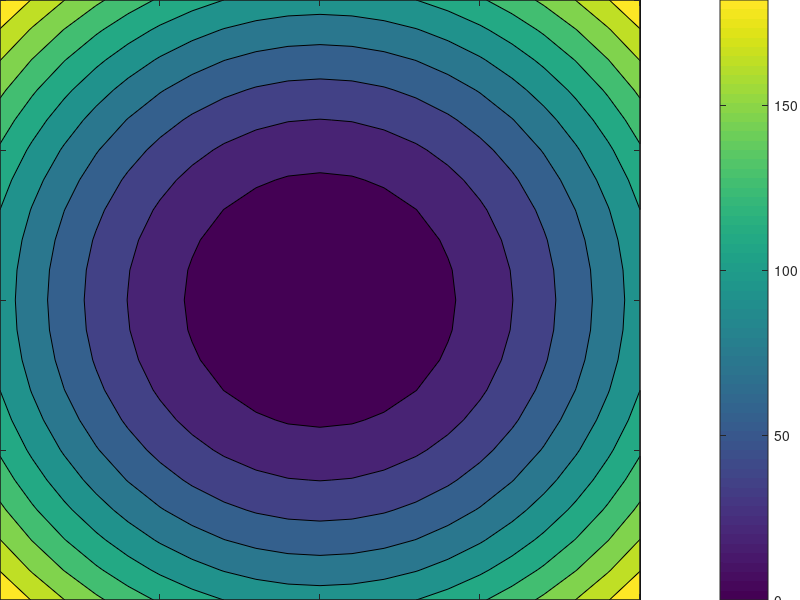

Source code (MATLAB): (Note: this script raises an error after producing the figure.)
%% Save plot with minimal white space without removing part of the figure
% https://www.mathworks.com/matlabcentral/answers/466557-save-plot-with-minimal-white-space-without-removing-part-of-the-figure


% Set up figure size before moving forward.
% Figure units must be pixels (default).
fh = figure('Units','Pixels'); 
% Set axes is fill figure
ax = axes('position',[0 0 1 1]);
% create sample data 
x = -10:10; 
y = -10:10; 
[X,Y] = meshgrid(x,y); 
Z = X.^2 + Y.^2; 
% plot 
contourf(ax,X,Y,Z); % Use axis handle!
cbh = colorbar(ax); % Use axis handle!
cbh.Position([2,4]) = [.015,.97];  % decrease vertical size of colorbar
set(ax,'xtick',[])
set(ax,'ytick',[])
axis(ax,'equal')
% Set colorbar units and axis units to match figure units
cbh.Units = fh.Units; 
ax.Units = fh.Units; 
% Move axis all the way to the left
ax.Position(1) = -(ax.Position(3)-ax.Position(4))/2 + 1;
% Move colorbar to the left (the +5 at the end is pixel space between plot and colorbar)
cbh.Position(1) = sum(ax.Position([1,3])) + ax.Position(1) + 5;
% Now shrink the width of the figure; the *1.5 at the end is to factor in the y tick marks on the colorbar. 
fh.Position(3) = sum(cbh.Position([1,3]))+cbh.Position(3)*1.5; 
% Turn off figure border (if that's what you want to do)
fh.MenuBar = 'none';
fh.ToolBar = 'none';

% Comment: Any chance you can point me to a resource or explain what the
% position values mean for the axis, figure, and color handles? Just so I
% can edit this later if need be.  I assume figure handle is the actual
% outer figure window, axis is specifically the plot, and of course the
% colorbar handle is for the colorbar? Is the Position vector organized as
% [xmin ymin xmax ymax]?
% Comment: Sure!  Check out the properties listed in the "position" group
%          for axes: 
%            
%          https://www.mathworks.com/help/matlab/ref/matlab.graphics.axis.axes-properties.html#d117e68467
%          The tricky part that isn't so clear in the documentation is that
%          once you make the axes equal, the visible border of the axes
%          doesn't really indicate its true position.  For example, in the
%          figure I posted, the bottom, left corner is not at position
%          (0,0) in the figure.  It's lateral position is actually
%          negative.  Even though the axis appears square it's actual
%          invisible width is wider than its height.  To compensate for
%          that, I moved the axes leftward by 1/2 of the difference between
%          the width and height; hence; 
%          ax.Position(1) = -(ax.Position(3)-ax.Position(4))/2 + 1;
%
%         Also recall that we're workng in pixel units rather than
%         normalized units.
%
%%   More Answers (1)

% If you are not trying to develop a flexible application and just need a
% quick solution, just adjust the numbers in the following:

figure()
set(gca,'position',[0.07 0.07 0.92 0.88]);

% done.


